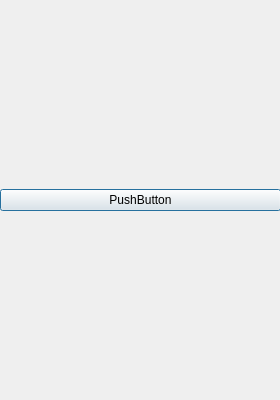
<?xml version="1.0" encoding="UTF-8"?>
<ui version="4.0">
 <class>Dialog</class>
 <widget class="QDialog" name="Dialog">
  <property name="geometry">
   <rect>
    <x>0</x>
    <y>0</y>
    <width>280</width>
    <height>400</height>
   </rect>
  </property>
  <property name="windowTitle">
   <string>Dialog</string>
  </property>
  <property name="autoFillBackground">
   <bool>false</bool>
  </property>
  <widget class="QWidget" name="verticalLayoutWidget">
   <property name="geometry">
    <rect>
     <x>0</x>
     <y>0</y>
     <width>281</width>
     <height>401</height>
    </rect>
   </property>
   <layout class="QVBoxLayout" name="verticalLayout">
    <item>
     <widget class="QPushButton" name="pushButton">
      <property name="text">
       <string>PushButton</string>
      </property>
     </widget>
    </item>
   </layout>
  </widget>
 </widget>
 <resources/>
 <connections/>
</ui>
